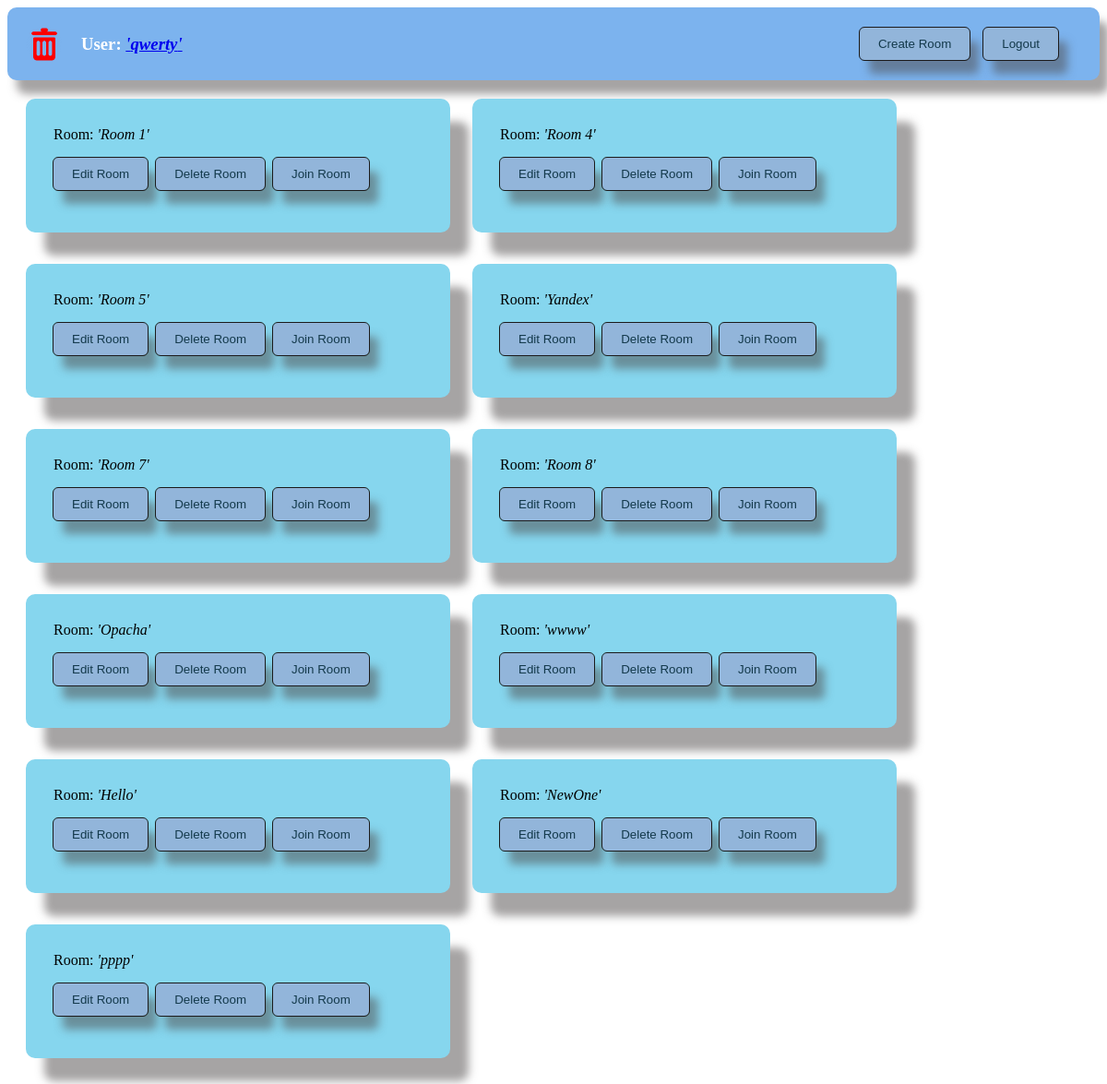
The app's page /chat/rooms/ (signed in) with its own data.
### chat/models.py (models this page shows)
class Chat(models.Model):
    name = models.CharField(max_length=128)
    users = models.ManyToManyField(User, related_name='chats')
    def __str__(self):
        return self.name

### chat/views.py (the view)
# urls.py: path('rooms/', getRooms, name='getRooms'),
@login_required
def getRooms(request):
    roomWithIds=Chat.objects.filter().values('id', "name",)
    rooms = Chat.objects.all()
    user = request.user
    print('user:', user)
    print('user.id:', user.id)
    try:
        userProfile = UserProfile.objects.get(user=user)
        avatar = userProfile.avatar.url
    except:
        avatar = '/media/avatars/default.png'
    avatar_full_url = settings.SITE_URL + avatar
    print('avatar_full_url:', avatar_full_url)
    return render(request, 'chat/rooms.html', {'rooms': rooms, 'roomWithIds': roomWithIds, 'user' : user, 'avatar' : avatar, 'avatar_full_url' : avatar_full_url, })

### templates/chat/rooms.html (shortened to what this page needs)
{% extends 'default.html' %}
{% load static %}
{% block rooms %}
<div class="room-list" >
  {% for room in rooms %}
  <div class="room">
  <div id="room-name-container">
    <span >Room: <em id="room-name-display-{{ room.id }}">'{{ room }}'</em></span>
  </div>
      <button id="{{ room.id }}" class="btn edit-room">Edit Room</button>
      <button id="{{ room.id }}" class="btn delete-room">Delete Room</button>
      <button id="{{ room.id }}" class="btn enter-room">Join Room</button>
  </div>
  {% endfor %}
</div>
{% endblock rooms %}
{% block createRoom %}
<div class="top-delete-form">
  <button class="btn create-room">Create Room</button>
</div>
{% endblock createRoom %}
{% block avatar %}
<img class="logo" src="{{ avatar }}">
{% endblock avatar %}

### templates/default.html (shortened to what this page needs)
{% load static %}
<!DOCTYPE HTML>
<html>
  <head>
    <link rel="stylesheet" href="{% static 'css/style.css' %}">
  </head>
  <body>
  <div class="top-bar">
    <div class="logo">
        {% block avatar %}{% endblock avatar %}
    </div>
    <div class="top-bar-user">
    <h3>
        User:
        {% if user.is_authenticated %}
        <a href="{% url 'userAccount' user.id %}">
          <em>'{{ user }}'</em>
        </a>
        {% endif %}
    </h3>
    </div>
    {% block createRoom %}{% endblock createRoom %}
    {% if request.user.is_authenticated %}
    <div class="logout-btn">
      <a href="{% url 'logout' %}"><button class="btn logout">Logout</button></a>
    </div>
    {% else %}
    <div class="logout-btn">
      <a href="{% url 'signup' %}"><button class="btn signup">Sign up</button></a>
    </div>
    {% endif %}
  </div>
  {% block rooms %}{% endblock rooms %}
  </body>
</html>

### chat/static/css/style.css (style rules this page uses)
.room-list { gap: 20px; padding: 20px 20px 20px 20px; }
.room { display: inline-block; padding: 30px; width: 400px; margin-right: 20px; margin-bottom: 30px; box-shadow: 20px 25px 10px rgba(77, 74, 74, 0.5); border-radius: 10px; overflow: hidden; background-color: #86d6ee; }
.btn { background-color: #92b5da; border: none; color: #13394b; padding: 10px 20px 10px; border-radius: 5px; cursor: pointer; outline: 1px solid rgb(27, 26, 26); box-shadow: 10px 15px 10px rgba(77, 74, 74, 0.5); margin-right: 5px; }
.top-bar { background-color: #7cb3ee; color: #fff; padding: 10px 10px 10px 20px; display: flex; justify-content: space-between; align-items: center; box-shadow: 10px 15px 10px rgba(77, 74, 74, 0.5); border-radius: 10px; text-align: left; }
.top-bar-user { flex-grow: 1; margin-left: 20px; }
.logout-btn { margin-right: 30px; }
.top-delete-form { margin-right: 10px; }
.logo { height: 40px; width: 40px; border-radius: 20px; }

### records on screen
Chat: name "Room 1"
Chat: name "Room 4"
Chat: name "Room 5"
Chat: name "Yandex"
Chat: name "Room 7"
Chat: name "Room 8"
Chat: name "Opacha"
Chat: name "wwww"
Chat: name "Hello"
Chat: name "NewOne"
Chat: name "pppp"

### other values on screen
{{ user }} "qwerty"
